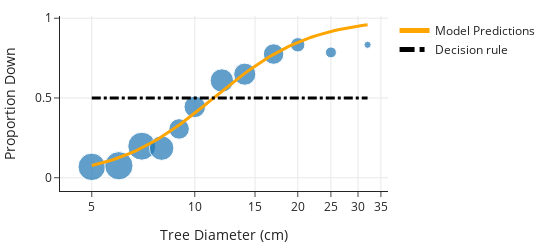

Notebook code for this chart:
### Markdown cell above
The `sklearn` logistic regression model's `predict` function implements the basic decision rule: predict `1` if the predicted probability $ p > 0.5 $. Otherwise, predict 0. We've overlain this decision rule on top of the model predictions below as a dotted line:

### Code cell
X_plt = np.expand_dims(np.linspace(X.min(), X.max(), 50) ,1)
p_hats = lr_model.predict_proba(X_plt)
X_orig = np.exp(X_plt)

fig = px.scatter(tree_bins, x='diameter', y='proportion', size='count',
                 log_x=True,
                 labels={'diameter':"Tree Diameter (cm)",
                         'proportion':"Proportion Down"},
                 width=550, height=250)

fig.add_trace(go.Scatter(x=X_orig[:, 0], y=p_hats[:, 1],
                         line=dict(color="orange", width=3),
                         mode='lines',
                         name='Model Predictions'))

fig.add_trace(go.Scatter(x=X_orig[:, 0], y=np.repeat(0.5, len(X_orig)),
                         line=dict(color="black", width=3, dash='dashdot'),
                         name='Decision rule'))

fig

### Figure 1 — Plotly figure (JSON) as saved in the notebook; plotly's stock layout.template omitted (floating-point values rounded to 4 significant figures)
{"data": [{"hovertemplate": "Tree Diameter (cm)=%{x}<br>Proportion Down=%{y}<br>count=%{marker.size}<extra></extra>", "legendgroup": "", "marker": {"color": "#1F77B4", "size": [88, 93, 91, 70, 49, 54, 64, 57, 49, 24, 14, 6], "sizemode": "area", "sizeref": 0.2325, "symbol": "circle"}, "mode": "markers", "name": "", "orientation": "v", "showlegend": false, "type": "scatter", "x": [5, 6, 7, 8, 9, 10, 12, 14, 17, 20, 25, 32], "xaxis": "x", "y": [0.06818, 0.07527, 0.1978, 0.1857, 0.3061, 0.4444, 0.6094, 0.6491, 0.7755, 0.8333, 0.7857, 0.8333], "yaxis": "y"}, {"line": {"color": "orange", "width": 3}, "mode": "lines", "name": "Model Predictions", "type": "scatter", "x": [5.0, 5.193, 5.394, 5.602, 5.818, 6.043, 6.276, 6.518, 6.77, 7.031, 7.303, 7.585, 7.878, 8.182, 8.498, 8.826, 9.167, 9.521, 9.888, 10.27, 10.67, 11.08, 11.51, 11.95, 12.41, 12.89, 13.39, 13.91, 14.44, 15.0, 15.58, 16.18, 16.81, 17.45, 18.13, 18.83, 19.56, 20.31, 21.09, 21.91, 22.75, 23.63, 24.55, 25.49, 26.48, 27.5, 28.56, 29.67, 30.81, 32], "y": [0.07633, 0.08486, 0.09424, 0.1046, 0.1158, 0.1282, 0.1416, 0.1562, 0.172, 0.189, 0.2073, 0.2269, 0.2478, 0.2698, 0.2931, 0.3176, 0.343, 0.3695, 0.3967, 0.4246, 0.4529, 0.4816, 0.5104, 0.5391, 0.5676, 0.5956, 0.623, 0.6497, 0.6754, 0.7002, 0.7238, 0.7462, 0.7674, 0.7874, 0.806, 0.8234, 0.8395, 0.8545, 0.8682, 0.8808, 0.8924, 0.903, 0.9126, 0.9214, 0.9293, 0.9365, 0.9431, 0.9489, 0.9542, 0.959]}, {"line": {"color": "black", "dash": "dashdot", "width": 3}, "name": "Decision rule", "type": "scatter", "x": [5.0, 5.193, 5.394, 5.602, 5.818, 6.043, 6.276, 6.518, 6.77, 7.031, 7.303, 7.585, 7.878, 8.182, 8.498, 8.826, 9.167, 9.521, 9.888, 10.27, 10.67, 11.08, 11.51, 11.95, 12.41, 12.89, 13.39, 13.91, 14.44, 15.0, 15.58, 16.18, 16.81, 17.45, 18.13, 18.83, 19.56, 20.31, 21.09, 21.91, 22.75, 23.63, 24.55, 25.49, 26.48, 27.5, 28.56, 29.67, 30.81, 32], "y": [0.5, 0.5, 0.5, 0.5, 0.5, 0.5, 0.5, 0.5, 0.5, 0.5, 0.5, 0.5, 0.5, 0.5, 0.5, 0.5, 0.5, 0.5, 0.5, 0.5, 0.5, 0.5, 0.5, 0.5, 0.5, 0.5, 0.5, 0.5, 0.5, 0.5, 0.5, 0.5, 0.5, 0.5, 0.5, 0.5, 0.5, 0.5, 0.5, 0.5, 0.5, 0.5, 0.5, 0.5, 0.5, 0.5, 0.5, 0.5, 0.5, 0.5]}], "layout": {"height": 250, "legend": {"itemsizing": "constant", "tracegroupgap": 0}, "width": 550, "xaxis": {"anchor": "y", "autorange": true, "domain": [0, 1], "range": [0.6059, 1.565], "title": {"text": "Tree Diameter (cm)"}, "type": "log"}, "yaxis": {"anchor": "x", "autorange": true, "domain": [0, 1], "range": [-0.08307, 1.014], "title": {"text": "Proportion Down"}, "type": "linear"}}}
